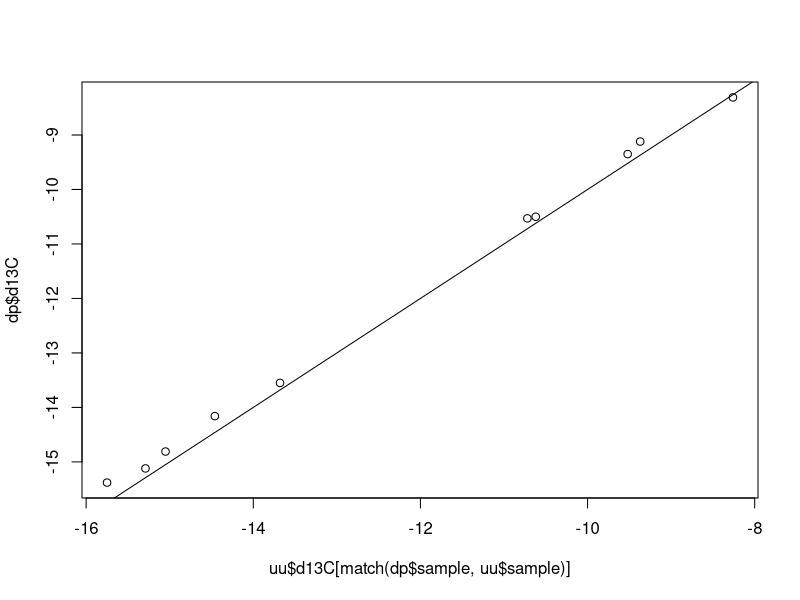
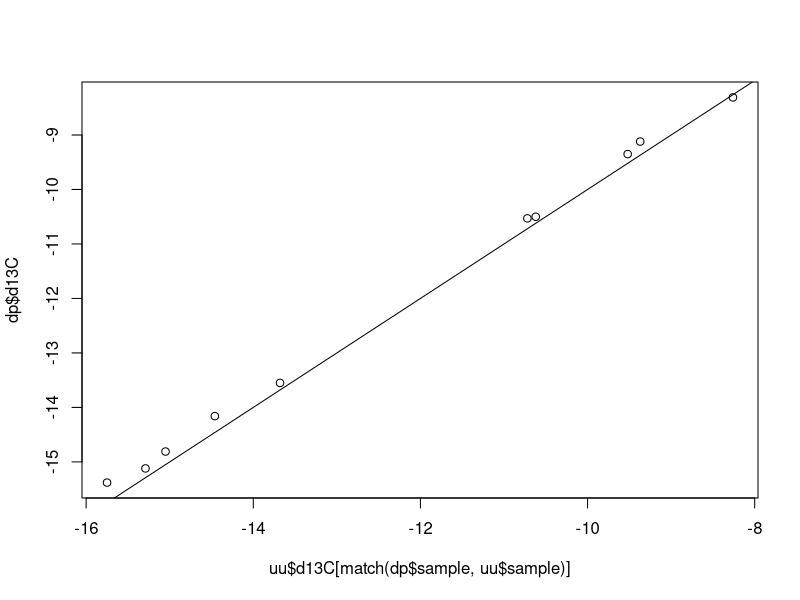

R code for these plots, in order:
sv <- read.csv("data/singlevalues.csv")

# Expectations ----
## Unbiased results 
### Test: are mean difference between labs different from zero?

## Lab metrics accurately reflect uncertainty seen in between-lab comparisons
### Test: is the variance of differences between labs different from that
### expected from propigation of reported external uncertainties in the 2 labs?
euc_C = sqrt(0.13 ^ 2 + 0.18 ^ 2)
euc_O = sqrt(0.31 ^ 2 + 0.23 ^ 2)

## Greater standardization improves comparability between labs
### Test: is mean difference (bias) reduced w/ increased standardization?
### Test: is variance of differences reduced w/ increased standardization?

## Protocol changes systematically affect reported values across labs
### Test: does imposing a given change produce the same effect (sign, size)
### in both labs?


# BAU - business as usual base case ----

uu = sv[sv$treatment == "untreated_unbaked_50" & sv$lab == "UU",]
dp = sv[sv$treatment == "treated_unbaked_30" & sv$lab == "DPAA",]

DC = dp$d13C - uu$d13C[match(dp$sample, uu$sample)]
DO = dp$d18O - uu$d18O[match(dp$sample, uu$sample)]

### Significant d13C bias
t.test(DC)
### Between-lab variability is within expectation
euc_C
sd(DC)

plot(uu$d13C[match(dp$sample, uu$sample)], dp$d13C)
abline(0, 1)

### Significant d18O bias
t.test(DO)
### Between-lab variability is slightly higher than
euc_O
sd(DO)

plot(uu$d13C[match(dp$sample, uu$sample)], dp$d13C)
abline(0, 1)

## Summary results:
## BAU gives bias between labs for both elements

## Lab-reported uncertainty accurately reflects (or overestimates) variance  
## in between-lab differences for C

## Lab-reported uncertainty slightly underestimates the variance of between-lab
## differences for O

# Reaction T ----
## 50 ----
## 50 degrees

uu.50 = sv[sv$treatment == "untreated_unbaked_50" & sv$lab == "UU",]
dp.50 = sv[sv$treatment == "treated_unbaked_50" & sv$lab == "DPAA",]

DC.50 = dp.50$d13C - uu.50$d13C[match(dp.50$sample, uu.50$sample)]
DO.50 = dp.50$d18O - uu.50$d18O[match(dp.50$sample, uu.50$sample)]

### Significant d13C bias, similar magnitude to BAU
t.test(DC)
t.test(DC.50)
### Between-lab variability similar to BAU and within expectation
euc_C
sd(DC)
sd(DC.50)
### Increasing reaction T at DPAA gives lower d13C values
DC.dp.50_BAU = (dp.50$d13C - dp$d13C[match(dp$sample, dp.50$sample)])
t.test(DC.dp.50_BAU)

### Significant d18O bias, larger than BAU
t.test(DO)
t.test(DO.50)
### Betwen-lab variability larger than BAU and expectation
euc_O
sd(DO)
sd(DO.50)
### Increasing reaction T at DPAA gives higher d18O values
DO.dp_50_BAU = (dp.50$d18O - dp$d18O[match(dp$sample, dp.50$sample)])
t.test(DO.dp_50_BAU)

## 30 ----
## 30 degrees

uu.30 = sv[sv$treatment == "untreated_unbaked_30" & sv$lab == "UU",]
dp.30 = sv[sv$treatment == "treated_unbaked_30" & sv$lab == "DPAA",]

DC.30 = dp.30$d13C - uu.30$d13C[match(dp.30$sample, uu.30$sample)]
DO.30 = dp.30$d18O - uu.30$d18O[match(dp.30$sample, uu.30$sample)]

### Significant d13C bias, slightly larger magnitude to BAU
t.test(DC)
t.test(DC.30)
### Between-lab variability larger than BAU, similar to expectation 
euc_C
sd(DC)
sd(DC.30)
### Decreasing reaction T at UU gives no change in d13C values
DC.uu.30_BAU = (uu.30$d13C - uu$d13C[match(uu$sample, uu.30$sample)])
t.test(DC.uu.30_BAU)

### Significant d18O bias, larger than BAU
t.test(DO)
t.test(DO.30)
### Betwen-lab variability slightly larger than BAU and expectation
euc_O
sd(DO)
sd(DO.30)
### Decreasing reaction T at UU gives no change in d18O values
DO.uu_30_BAU = (uu.30$d18O - uu$d18O[match(uu$sample, uu.30$sample)])
t.test(DO.uu_30_BAU)

## Summary results:
## Standardizing rxn temperature along does not eliminate bias and in some
## cases increases it.

## When labs deviate from their BAU rxn temp the between-lab differences
## often become noisier (higher variance) and in some cases exceed those 
## expected based on the external uncertainties from the labs (i.e., the
## reported metrics don't accurately capture the true uncertainties).

## These effects are larger for O than C.

## Effects of changing rxn temp are inconsistent between labs, with small
## but consistent shifts seen for both elements at DPAA and no change at UU.

# Treatment ----
# What if we add standardization of treatment? 

## t.50 ----
## With treatment, 50 degree rxn temp

uu.50.t = sv[sv$treatment == "treated_unbaked_50" & sv$lab == "UU",]
dp.50.t = sv[sv$treatment == "treated_unbaked_50" & sv$lab == "DPAA",]

DC.50.t = dp.50.t$d13C - uu.50.t$d13C[match(dp.50.t$sample, uu.50.t$sample)]
DO.50.t = dp.50.t$d18O - uu.50.t$d18O[match(dp.50.t$sample, uu.50.t$sample)]

### Significant d13C bias, larger magnitude than w/o standardizing treatment
t.test(DC.50)
t.test(DC.50.t)
### Between-lab variability larger than w/o standardizing treatment,
### similar to expectation
euc_C
sd(DC.50)
sd(DC.50.t)
### Adding treatment at UU gives lower d13C values
DC.uu_50.t_50 = (uu.50.t$d13C - uu.50$d13C[match(uu.50$sample, uu.50.t$sample)])
t.test(DC.uu_50.t_50)

### Significant d18O bias, slightly lower than w/o standardizing treatment
t.test(DO.50)
t.test(DO.50.t)
### Betwen-lab variability larger than w/o standardizing treatment,
### much larger than expectation
euc_O
sd(DO.50)
sd(DO.50.t)
### Adding treatment at UU slightly increases d18O values
DO.uu_50.t_50 = (uu.50.t$d18O - uu.50$d18O[match(uu.50$sample, uu.50.t$sample)])
t.test(DO.uu_50.t_50)

## ut.50 ----
## Without treatment, 50 degree rxn temp

uu.50.ut = sv[sv$treatment == "untreated_unbaked_50" & sv$lab == "UU",]
dp.50.ut = sv[sv$treatment == "untreated_unbaked_50" & sv$lab == "DPAA",]

DC.50.ut = dp.50.ut$d13C - uu.50.ut$d13C[match(dp.50.ut$sample, uu.50.ut$sample)]
DO.50.ut = dp.50.ut$d18O - uu.50.ut$d18O[match(dp.50.ut$sample, uu.50.ut$sample)]

### Significant d13C bias, similar magnitude to w/o standardizing treatment
t.test(DC.50)
t.test(DC.50.ut)
### Between-lab variability slightly larger than w/o standardizing treatment,
### similar to expectation
euc_C
sd(DC.50)
sd(DC.50.ut)
### Removing treatment at DPAA gives higher d13C values
DC.dp_50.ut_50 = (dp.50.ut$d13C - dp.50$d13C[match(dp.50$sample, dp.50.ut$sample)])
t.test(DC.dp_50.ut_50)

### No d18O bias
t.test(DO.50.ut)
### Betwen-lab variability same as w/o standardizing treatment,
### larger than expectation
euc_O
sd(DO.50)
sd(DO.50.ut)
### Removing treatment at DPAA dramatically decreases d18O values
DO.dp_50.ut_50 = (dp.50.ut$d18O - dp.50$d18O[match(dp.50$sample, dp.50.ut$sample)])
t.test(DO.dp_50.ut_50)

## ut.30 ----
## Without treatment, 30 degree rxn temp

uu.30.ut = sv[sv$treatment == "untreated_unbaked_30" & sv$lab == "UU",]
dp.30.ut = sv[sv$treatment == "untreated_unbaked_30" & sv$lab == "DPAA",]

DC.30.ut = dp.30.ut$d13C - uu.30.ut$d13C[match(dp.30.ut$sample, uu.30.ut$sample)]
DO.30.ut = dp.30.ut$d18O - uu.30.ut$d18O[match(dp.30.ut$sample, uu.30.ut$sample)]

### No d13C bias
t.test(DC.30.ut)
### Between-lab variability slightly larger than w/o standardizing treatment,
### similar to expectation
euc_C
sd(DC.30)
sd(DC.30.ut)
### Removing treatment at DPAA gives lower d13C values
DC.dp_30.ut_30 = (dp.30.ut$d13C - dp.30$d13C[match(dp.30$sample, dp.30.ut$sample)])
t.test(DC.dp_30.ut_30)

### Significant d18O bias but much smaller than w/o standardizing treatment
t.test(DO.30)
t.test(DO.30.ut)
### Betwen-lab variability slightly higher than  w/o standardizing treatment,
### larger than expectation
euc_O
sd(DO.30)
sd(DO.30.ut)
### Removing treatment at DPAA decreases d18O values
DO.dp_30.ut_30 = (dp.30.ut$d18O - dp.30$d18O[match(dp.30$sample, dp.30.ut$sample)])
t.test(DO.dp_30.ut_30)

## Summary results:
## Standardizing treatment in addition to rxn temperature has inconsistent
## effects.

## Using treatment in both labs does not reduce bias and increases the 
## variance of between-lab differences, which exceed those expected from 
## reported external uncertainties.

## Eliminating treatment in both labs, regardless of rxn temp, appears to 
## reduce d18O bias between labs but has limited impact on variance
## of between-lab differences, which exceed expectations. Effect on d13C
## less clear, but standardizing w/ no treatment and 30 degree rxn temp
## eliminates bias and gives variance consistent with expectations.

## Effects of treatment on d13C values are inconsistent, with small increases
## and decreases seen.

## Effects of treatment on d18O values are consistent across all trials,
## with increases in d18O seen when treatment is used. This effect is larger
## at DPAA than UU (but the magnitude is also pretty variable across the 2
## comparisons at DPAA). This effect is consistent w/ previous reports of 
## increasing d18O values after acetic acid treatment.

# Baking ----
# What if we add baking to the untreated, 30 degree rxn temp method,
# which performed well for d13C but still had d18O bias?

## Without treatment, 30 degree rxn temp, baking

uu.30.ut.b = sv[sv$treatment == "untreated_baked_30" & sv$lab == "UU",]
dp.30.ut.b = sv[sv$treatment == "untreated_baked_30" & sv$lab == "DPAA",]

DC.30.ut.b = dp.30.ut.b$d13C - 
  uu.30.ut.b$d13C[match(dp.30.ut.b$sample, uu.30.ut.b$sample)]
DO.30.ut.b = dp.30.ut.b$d18O - 
  uu.30.ut.b$d18O[match(dp.30.ut.b$sample, uu.30.ut.b$sample)]

### Significant but small d13C bias, (marginally) smaller than BAU
t.test(DC)
t.test(DC.30.ut)
t.test(DC.30.ut.b)
### Between-lab variability lower than w/o baking, similar to BAU,
### lower than expectation
euc_C
sd(DC)
sd(DC.30.ut)
sd(DC.30.ut.b)
### Baking gives a tiny bit higher d13C values at DPAA, no difference at UU
DC.dp_30.ut.b_30.ut = 
  (dp.30.ut.b$d13C - dp.30.ut$d13C[match(dp.30.ut$sample, dp.30.ut.b$sample)])
t.test(DC.dp_30.ut.b_30.ut)
DC.uu_30.ut.b_30.ut = 
  (uu.30.ut.b$d13C - uu.30.ut$d13C[match(uu.30.ut$sample, uu.30.ut.b$sample)])
t.test(DC.uu_30.ut.b_30.ut)

### Significant d18O bias but much smaller than w/o baking, much much smaller
### than BAU
t.test(DO)
t.test(DO.30.ut)
t.test(DO.30.ut.b)
### Between-lab variability lower than w/o baking, similar to BAU,
### slightly larger than expectation
euc_O
sd(DO)
sd(DO.30.ut)
sd(DO.30.ut.b)
### Baking gives lower d18O values at DPAA, no difference at UU
DO.dp_30.ut.b_30.ut = 
  (dp.30.ut.b$d18O - dp.30.ut$d18O[match(dp.30.ut$sample, dp.30.ut.b$sample)])
t.test(DO.dp_30.ut.b_30.ut)
DO.uu_30.ut.b_30.ut = 
  (uu.30.ut.b$d18O - uu.30.ut$d18O[match(uu.30.ut$sample, uu.30.ut.b$sample)])
t.test(DO.uu_30.ut.b_30.ut)

## Summary results:
## Adding baking reduces but does not eliminate bias for both elements and 
## reduces the variance of between-lab differences.

## Variance in d18O differences remains somewhat higher than expected
## based on lab-reported external uncertainty.

## Effect of baking negligible for d13C and only apparent for d18O at DPAA,
## consistent with expectation for removal of adhered water in high-humidity
## environment.

## Standardizing rxn temp, eliminating treatment, and baking reduces bias 
## relative to BAU and other examples tested here. Also performs better than
## other standardized treatments, and similar to BAU, wrt the 'noisiness' of 
## the data (variance of between-lab differences). This is our recommendation.

## That said, we still see biases in d18O between labs and the comparisons
## are noisier than we would expect based on reported uncertainties from the
## labs. This suggests that there are additional complexities/factors 
## affecting d18O analysis of enamel which remain to be identified and could
## further improve the comparability of these analyses.
